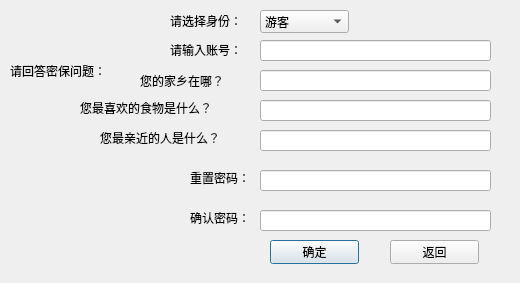
<?xml version="1.0" encoding="UTF-8"?>
<ui version="4.0">
 <class>Forgetpsw</class>
 <widget class="QDialog" name="Forgetpsw">
  <property name="geometry">
   <rect>
    <x>0</x>
    <y>0</y>
    <width>520</width>
    <height>283</height>
   </rect>
  </property>
  <property name="windowTitle">
   <string>Dialog</string>
  </property>
  <widget class="QLabel" name="label">
   <property name="geometry">
    <rect>
     <x>10</x>
     <y>60</y>
     <width>111</width>
     <height>21</height>
    </rect>
   </property>
   <property name="text">
    <string>请回答密保问题：</string>
   </property>
  </widget>
  <widget class="QPushButton" name="confirm">
   <property name="geometry">
    <rect>
     <x>270</x>
     <y>240</y>
     <width>89</width>
     <height>24</height>
    </rect>
   </property>
   <property name="text">
    <string>确定</string>
   </property>
  </widget>
  <widget class="QPushButton" name="backbtn">
   <property name="geometry">
    <rect>
     <x>390</x>
     <y>240</y>
     <width>89</width>
     <height>24</height>
    </rect>
   </property>
   <property name="text">
    <string>返回</string>
   </property>
  </widget>
  <widget class="QLabel" name="label_2">
   <property name="geometry">
    <rect>
     <x>170</x>
     <y>40</y>
     <width>91</width>
     <height>20</height>
    </rect>
   </property>
   <property name="text">
    <string>请输入账号：</string>
   </property>
  </widget>
  <widget class="QLabel" name="label_3">
   <property name="geometry">
    <rect>
     <x>170</x>
     <y>10</y>
     <width>91</width>
     <height>21</height>
    </rect>
   </property>
   <property name="text">
    <string>请选择身份：</string>
   </property>
  </widget>
  <widget class="QComboBox" name="objectselect">
   <property name="geometry">
    <rect>
     <x>260</x>
     <y>10</y>
     <width>89</width>
     <height>23</height>
    </rect>
   </property>
   <item>
    <property name="text">
     <string>游客</string>
    </property>
   </item>
   <item>
    <property name="text">
     <string>工作人员</string>
    </property>
   </item>
  </widget>
  <widget class="QLineEdit" name="idinput">
   <property name="geometry">
    <rect>
     <x>260</x>
     <y>40</y>
     <width>231</width>
     <height>21</height>
    </rect>
   </property>
  </widget>
  <widget class="QLabel" name="label_4">
   <property name="geometry">
    <rect>
     <x>190</x>
     <y>170</y>
     <width>72</width>
     <height>15</height>
    </rect>
   </property>
   <property name="text">
    <string>重置密码：</string>
   </property>
  </widget>
  <widget class="QLineEdit" name="psw">
   <property name="geometry">
    <rect>
     <x>260</x>
     <y>170</y>
     <width>231</width>
     <height>21</height>
    </rect>
   </property>
   <property name="echoMode">
    <enum>QLineEdit::Password</enum>
   </property>
  </widget>
  <widget class="QLabel" name="label_5">
   <property name="geometry">
    <rect>
     <x>190</x>
     <y>210</y>
     <width>72</width>
     <height>15</height>
    </rect>
   </property>
   <property name="text">
    <string>确认密码：</string>
   </property>
  </widget>
  <widget class="QLineEdit" name="psw2">
   <property name="geometry">
    <rect>
     <x>260</x>
     <y>210</y>
     <width>231</width>
     <height>21</height>
    </rect>
   </property>
   <property name="echoMode">
    <enum>QLineEdit::Password</enum>
   </property>
  </widget>
  <widget class="QLabel" name="label_6">
   <property name="geometry">
    <rect>
     <x>140</x>
     <y>70</y>
     <width>121</width>
     <height>21</height>
    </rect>
   </property>
   <property name="text">
    <string>您的家乡在哪？</string>
   </property>
  </widget>
  <widget class="QLineEdit" name="howntowninfo">
   <property name="geometry">
    <rect>
     <x>260</x>
     <y>70</y>
     <width>231</width>
     <height>21</height>
    </rect>
   </property>
  </widget>
  <widget class="QLabel" name="label_7">
   <property name="geometry">
    <rect>
     <x>80</x>
     <y>100</y>
     <width>181</width>
     <height>16</height>
    </rect>
   </property>
   <property name="text">
    <string>您最喜欢的食物是什么？</string>
   </property>
  </widget>
  <widget class="QLineEdit" name="personinfo">
   <property name="geometry">
    <rect>
     <x>260</x>
     <y>130</y>
     <width>231</width>
     <height>21</height>
    </rect>
   </property>
  </widget>
  <widget class="QLineEdit" name="foodinfo">
   <property name="geometry">
    <rect>
     <x>260</x>
     <y>100</y>
     <width>231</width>
     <height>21</height>
    </rect>
   </property>
  </widget>
  <widget class="QLabel" name="label_8">
   <property name="geometry">
    <rect>
     <x>100</x>
     <y>130</y>
     <width>181</width>
     <height>16</height>
    </rect>
   </property>
   <property name="text">
    <string>您最亲近的人是什么？</string>
   </property>
  </widget>
 </widget>
 <resources/>
 <connections/>
</ui>
